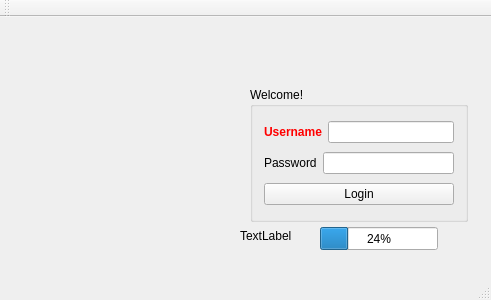
<?xml version="1.0" encoding="UTF-8"?>
<ui version="4.0">
 <class>MainWindow</class>
 <widget class="QMainWindow" name="MainWindow">
  <property name="geometry">
   <rect>
    <x>0</x>
    <y>0</y>
    <width>491</width>
    <height>300</height>
   </rect>
  </property>
  <property name="windowTitle">
   <string>MainWindow</string>
  </property>
  <property name="iconSize">
   <size>
    <width>12</width>
    <height>24</height>
   </size>
  </property>
  <widget class="QWidget" name="centralWidget">
   <widget class="QSplitter" name="splitter">
    <property name="geometry">
     <rect>
      <x>310</x>
      <y>140</y>
      <width>82</width>
      <height>25</height>
     </rect>
    </property>
    <property name="orientation">
     <enum>Qt::Horizontal</enum>
    </property>
   </widget>
   <widget class="QGroupBox" name="groupBox">
    <property name="geometry">
     <rect>
      <x>250</x>
      <y>70</y>
      <width>218</width>
      <height>135</height>
     </rect>
    </property>
    <property name="title">
     <string>Welcome!</string>
    </property>
    <layout class="QVBoxLayout" name="verticalLayout">
     <item>
      <layout class="QHBoxLayout" name="horizontalLayout">
       <item>
        <widget class="QLabel" name="label_username">
         <property name="text">
          <string>&lt;b&gt;&lt;font color=red&gt;Username&lt;/font&gt;&lt;/b&gt;</string>
         </property>
        </widget>
       </item>
       <item>
        <widget class="QLineEdit" name="lineEdit_username">
         <property name="echoMode">
          <enum>QLineEdit::Normal</enum>
         </property>
        </widget>
       </item>
      </layout>
     </item>
     <item>
      <layout class="QHBoxLayout" name="horizontalLayout_2">
       <item>
        <widget class="QLabel" name="label_Password">
         <property name="text">
          <string>Password</string>
         </property>
        </widget>
       </item>
       <item>
        <widget class="QLineEdit" name="lineEdit_psw">
         <property name="echoMode">
          <enum>QLineEdit::Password</enum>
         </property>
        </widget>
       </item>
      </layout>
     </item>
     <item>
      <widget class="QPushButton" name="pushButton">
       <property name="text">
        <string>Login</string>
       </property>
      </widget>
     </item>
    </layout>
   </widget>
   <widget class="QLabel" name="label_pic">
    <property name="geometry">
     <rect>
      <x>40</x>
      <y>40</y>
      <width>121</width>
      <height>141</height>
     </rect>
    </property>
    <property name="text">
     <string/>
    </property>
   </widget>
   <widget class="QLabel" name="label">
    <property name="geometry">
     <rect>
      <x>240</x>
      <y>210</y>
      <width>61</width>
      <height>17</height>
     </rect>
    </property>
    <property name="text">
     <string>TextLabel</string>
    </property>
   </widget>
   <widget class="QProgressBar" name="progressBar">
    <property name="geometry">
     <rect>
      <x>320</x>
      <y>210</y>
      <width>118</width>
      <height>23</height>
     </rect>
    </property>
    <property name="value">
     <number>24</number>
    </property>
   </widget>
  </widget>
  <widget class="QMenuBar" name="menuBar">
   <property name="geometry">
    <rect>
     <x>0</x>
     <y>0</y>
     <width>491</width>
     <height>22</height>
    </rect>
   </property>
  </widget>
  <widget class="QToolBar" name="mainToolBar">
   <attribute name="toolBarArea">
    <enum>TopToolBarArea</enum>
   </attribute>
   <attribute name="toolBarBreak">
    <bool>false</bool>
   </attribute>
  </widget>
  <widget class="QStatusBar" name="statusBar"/>
 </widget>
 <layoutdefault spacing="6" margin="11"/>
 <resources/>
 <connections/>
</ui>
